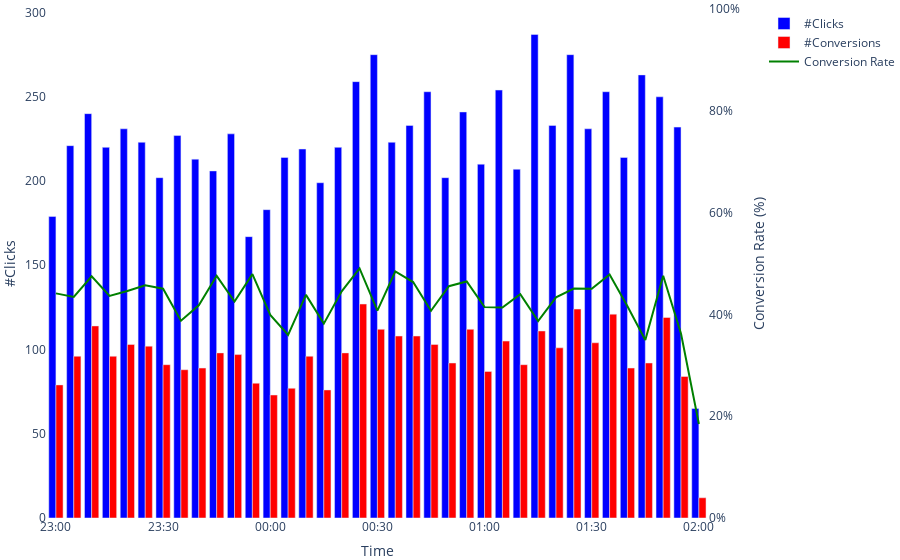

The cell this chart's notebook holds for it:
### Code cell
graph_overall_performance(data, click_color='blue', conversion_color='red', cr_color='green', show_legend=True)
